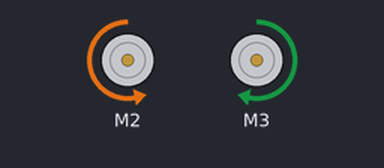
The sketch below on a simulated Arduino Uno, built with avr-gcc and run on an emulated ATmega328P. On the bench: 2 × DC motor (green arrow = forward, orange = backward, longer = faster).

Above: at 0.05 s.
Timing chart, 0 to 3.0 s (numbered marks = the images above):
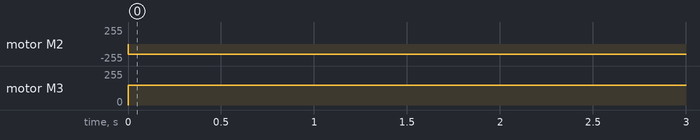

Measured:
- by itself, motor M2: stopped → backward 150/255 at 0.00 s
- by itself, motor M3: stopped → forward 150/255 at 0.00 s

The sketch:

sketch_may14b.ino
```cpp
#include <AFMotor.h>
#include <Wire.h>
#include "Adafruit_TCS34725.h"

AF_DCMotor motor_dc_1(2, MOTOR12_64KHZ);
AF_DCMotor motor_dc_2(3, MOTOR34_64KHZ);
Adafruit_TCS34725 tcs = Adafruit_TCS34725(TCS34725_INTEGRATIONTIME_50MS, TCS34725_GAIN_4X);
int times = 0;
#define R 44
#define CR 46
#define C 48
#define CL 50
#define L 52
#define drd digitalRead
#define wait delay
#define turnTime 1650
#define speed 150
// 描述此函數...
void forward() {
  motor_dc_1.setSpeed(speed);
  motor_dc_1.run(FORWARD);
  motor_dc_2.setSpeed(speed);
  motor_dc_2.run(FORWARD);
}

// 描述此函數...
void backward() {
  motor_dc_1.setSpeed(speed);
  motor_dc_1.run(BACKWARD);
  motor_dc_2.setSpeed(speed);
  motor_dc_2.run(BACKWARD);
}

// 描述此函數...
void stop() {
  motor_dc_1.setSpeed(0);
  motor_dc_1.run(RELEASE);
  motor_dc_2.setSpeed(0);
  motor_dc_2.run(RELEASE);
}

// 描述此函數...
void left_turn_0() {
  motor_dc_1.setSpeed(speed);
  motor_dc_1.run(BACKWARD);
  motor_dc_2.setSpeed(speed);
  motor_dc_2.run(FORWARD);
}

// 描述此函數...
void right_turn_0() {
  motor_dc_1.setSpeed(speed);
  motor_dc_1.run(FORWARD);
  motor_dc_2.setSpeed(speed);
  motor_dc_2.run(BACKWARD);
}

void setup() {
  Serial.begin(9600);
}

void loop() {
  int n = 0;
  while(!n){
    if(drd(L)&&drd(R))
      forward();
    else n=1;
  }

  if((drd(L)||drd(CL))&&!drd(C)){
    right_turn_0();
    delay(turnTime);
    forward();
  }
  if((drd(R)||drd(CR))&&!drd(C)){
    left_turn_0();
    delay(turnTime);
    forward();
  }
}
```
